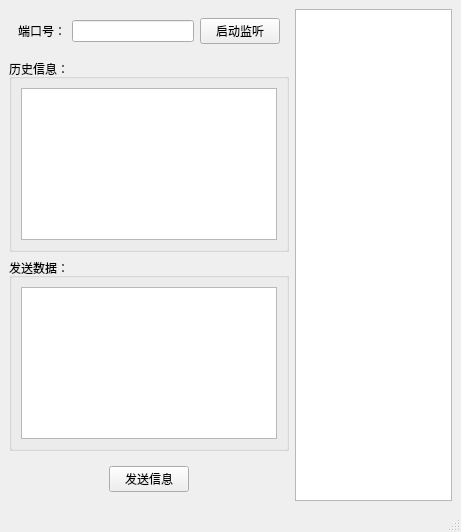
<?xml version="1.0" encoding="UTF-8"?>
<ui version="4.0">
 <class>MainWindow</class>
 <widget class="QMainWindow" name="MainWindow">
  <property name="geometry">
   <rect>
    <x>0</x>
    <y>0</y>
    <width>461</width>
    <height>532</height>
   </rect>
  </property>
  <property name="windowTitle">
   <string>服务端</string>
  </property>
  <widget class="QWidget" name="centralwidget">
   <layout class="QFormLayout" name="formLayout">
    <item row="0" column="0">
     <layout class="QVBoxLayout" name="verticalLayout">
      <item>
       <widget class="QWidget" name="widget" native="true">
        <layout class="QHBoxLayout" name="horizontalLayout">
         <item>
          <widget class="QLabel" name="portLabel">
           <property name="text">
            <string>端口号：</string>
           </property>
          </widget>
         </item>
         <item>
          <widget class="QLineEdit" name="port"/>
         </item>
         <item>
          <widget class="QPushButton" name="setListen">
           <property name="text">
            <string>启动监听</string>
           </property>
          </widget>
         </item>
        </layout>
       </widget>
      </item>
      <item>
       <widget class="QGroupBox" name="groupBox">
        <property name="title">
         <string>历史信息：</string>
        </property>
        <layout class="QHBoxLayout" name="horizontalLayout_2">
         <item>
          <widget class="QTextEdit" name="record"/>
         </item>
        </layout>
       </widget>
      </item>
      <item>
       <widget class="QGroupBox" name="groupBox_2">
        <property name="title">
         <string>发送数据：</string>
        </property>
        <layout class="QHBoxLayout" name="horizontalLayout_3">
         <item>
          <widget class="QTextEdit" name="Msg"/>
         </item>
        </layout>
       </widget>
      </item>
      <item>
       <widget class="QWidget" name="widget_2" native="true">
        <property name="contextMenuPolicy">
         <enum>Qt::DefaultContextMenu</enum>
        </property>
        <layout class="QHBoxLayout" name="horizontalLayout_4">
         <item>
          <spacer name="horizontalSpacer">
           <property name="orientation">
            <enum>Qt::Horizontal</enum>
           </property>
           <property name="sizeHint" stdset="0">
            <size>
             <width>40</width>
             <height>20</height>
            </size>
           </property>
          </spacer>
         </item>
         <item>
          <widget class="QPushButton" name="sendMsg">
           <property name="text">
            <string>发送信息</string>
           </property>
          </widget>
         </item>
         <item>
          <spacer name="horizontalSpacer_2">
           <property name="orientation">
            <enum>Qt::Horizontal</enum>
           </property>
           <property name="sizeHint" stdset="0">
            <size>
             <width>40</width>
             <height>20</height>
            </size>
           </property>
          </spacer>
         </item>
        </layout>
       </widget>
      </item>
     </layout>
    </item>
    <item row="0" column="1">
     <widget class="QListView" name="friendList">
      <property name="autoScroll">
       <bool>true</bool>
      </property>
     </widget>
    </item>
   </layout>
  </widget>
  <widget class="QMenuBar" name="menubar">
   <property name="geometry">
    <rect>
     <x>0</x>
     <y>0</y>
     <width>461</width>
     <height>21</height>
    </rect>
   </property>
  </widget>
  <widget class="QStatusBar" name="statusbar"/>
 </widget>
 <resources/>
 <connections/>
</ui>
